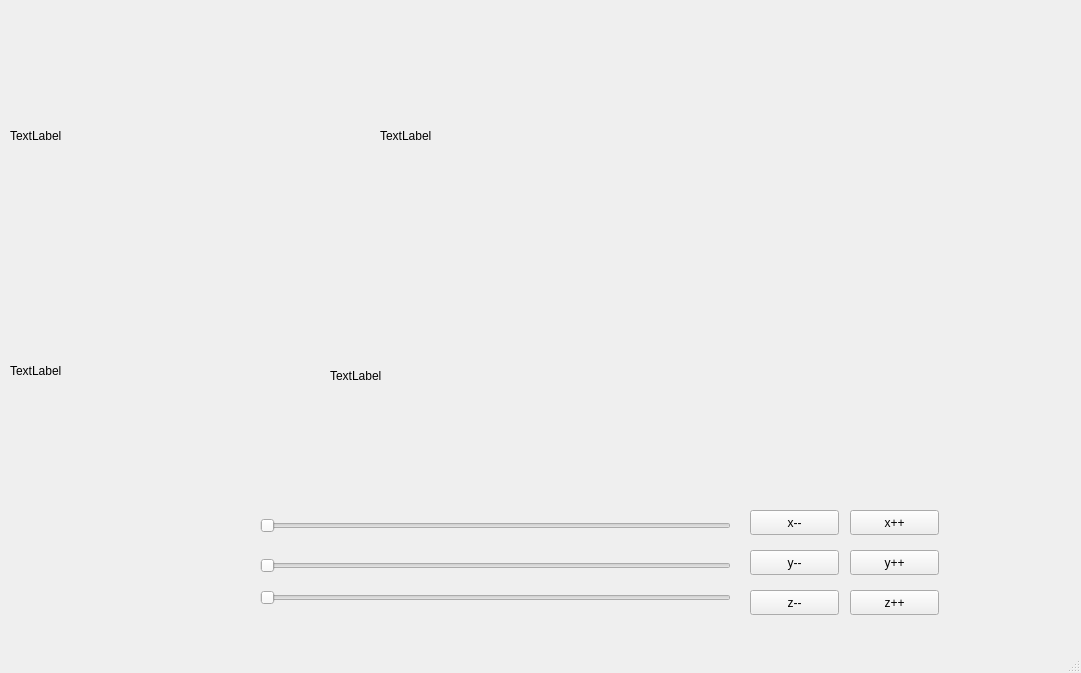
<?xml version="1.0" encoding="UTF-8"?>
<ui version="4.0">
 <class>MainWindow</class>
 <widget class="QMainWindow" name="MainWindow">
  <property name="geometry">
   <rect>
    <x>0</x>
    <y>0</y>
    <width>1081</width>
    <height>673</height>
   </rect>
  </property>
  <property name="windowTitle">
   <string>MainWindow</string>
  </property>
  <widget class="QWidget" name="centralwidget">
   <widget class="QLabel" name="xyDisplay">
    <property name="geometry">
     <rect>
      <x>330</x>
      <y>250</y>
      <width>331</width>
      <height>251</height>
     </rect>
    </property>
    <property name="text">
     <string>TextLabel</string>
    </property>
   </widget>
   <widget class="QSlider" name="x_rotation">
    <property name="geometry">
     <rect>
      <x>260</x>
      <y>510</y>
      <width>471</width>
      <height>31</height>
     </rect>
    </property>
    <property name="orientation">
     <enum>Qt::Horizontal</enum>
    </property>
   </widget>
   <widget class="QSlider" name="y_rotation">
    <property name="geometry">
     <rect>
      <x>260</x>
      <y>550</y>
      <width>471</width>
      <height>31</height>
     </rect>
    </property>
    <property name="orientation">
     <enum>Qt::Horizontal</enum>
    </property>
   </widget>
   <widget class="QSlider" name="z_rotation">
    <property name="geometry">
     <rect>
      <x>260</x>
      <y>590</y>
      <width>471</width>
      <height>16</height>
     </rect>
    </property>
    <property name="orientation">
     <enum>Qt::Horizontal</enum>
    </property>
   </widget>
   <widget class="QPushButton" name="xoffseter_inc">
    <property name="geometry">
     <rect>
      <x>850</x>
      <y>510</y>
      <width>89</width>
      <height>25</height>
     </rect>
    </property>
    <property name="text">
     <string>x++</string>
    </property>
   </widget>
   <widget class="QPushButton" name="xoffseter_dec">
    <property name="geometry">
     <rect>
      <x>750</x>
      <y>510</y>
      <width>89</width>
      <height>25</height>
     </rect>
    </property>
    <property name="text">
     <string>x--</string>
    </property>
   </widget>
   <widget class="QPushButton" name="yoffseter_inc">
    <property name="geometry">
     <rect>
      <x>850</x>
      <y>550</y>
      <width>89</width>
      <height>25</height>
     </rect>
    </property>
    <property name="text">
     <string>y++</string>
    </property>
   </widget>
   <widget class="QPushButton" name="yoffseter_dec">
    <property name="geometry">
     <rect>
      <x>750</x>
      <y>550</y>
      <width>89</width>
      <height>25</height>
     </rect>
    </property>
    <property name="text">
     <string>y--</string>
    </property>
   </widget>
   <widget class="QPushButton" name="zoffseter_inc">
    <property name="geometry">
     <rect>
      <x>850</x>
      <y>590</y>
      <width>89</width>
      <height>25</height>
     </rect>
    </property>
    <property name="text">
     <string>z++</string>
    </property>
   </widget>
   <widget class="QPushButton" name="zoffseter_dec">
    <property name="geometry">
     <rect>
      <x>750</x>
      <y>590</y>
      <width>89</width>
      <height>25</height>
     </rect>
    </property>
    <property name="text">
     <string>z--</string>
    </property>
   </widget>
   <widget class="QLabel" name="yzDisplay">
    <property name="geometry">
     <rect>
      <x>10</x>
      <y>10</y>
      <width>291</width>
      <height>251</height>
     </rect>
    </property>
    <property name="text">
     <string>TextLabel</string>
    </property>
   </widget>
   <widget class="QLabel" name="isometricView">
    <property name="geometry">
     <rect>
      <x>380</x>
      <y>20</y>
      <width>281</width>
      <height>231</height>
     </rect>
    </property>
    <property name="text">
     <string>TextLabel</string>
    </property>
   </widget>
   <widget class="QLabel" name="xzDisplay">
    <property name="geometry">
     <rect>
      <x>10</x>
      <y>250</y>
      <width>301</width>
      <height>241</height>
     </rect>
    </property>
    <property name="text">
     <string>TextLabel</string>
    </property>
   </widget>
  </widget>
  <widget class="QMenuBar" name="menubar">
   <property name="geometry">
    <rect>
     <x>0</x>
     <y>0</y>
     <width>1081</width>
     <height>22</height>
    </rect>
   </property>
  </widget>
  <widget class="QStatusBar" name="statusbar"/>
 </widget>
 <resources/>
 <connections/>
</ui>
